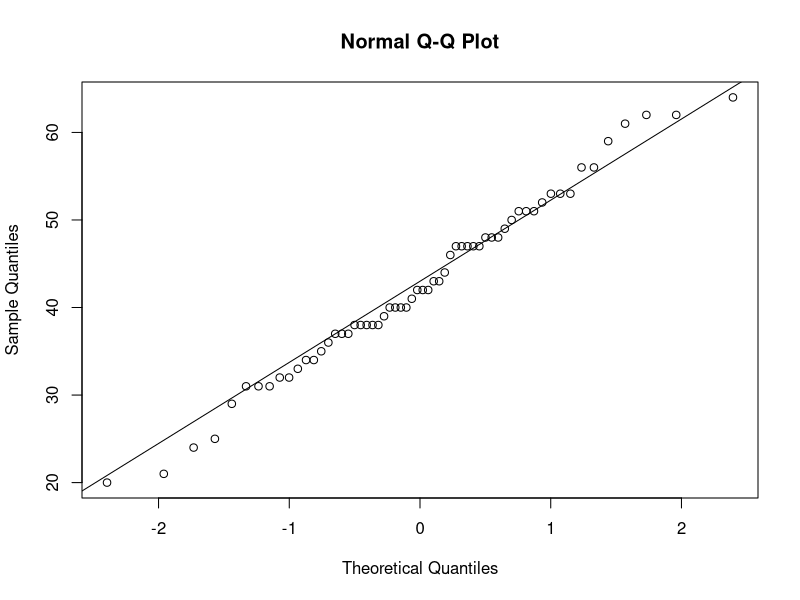
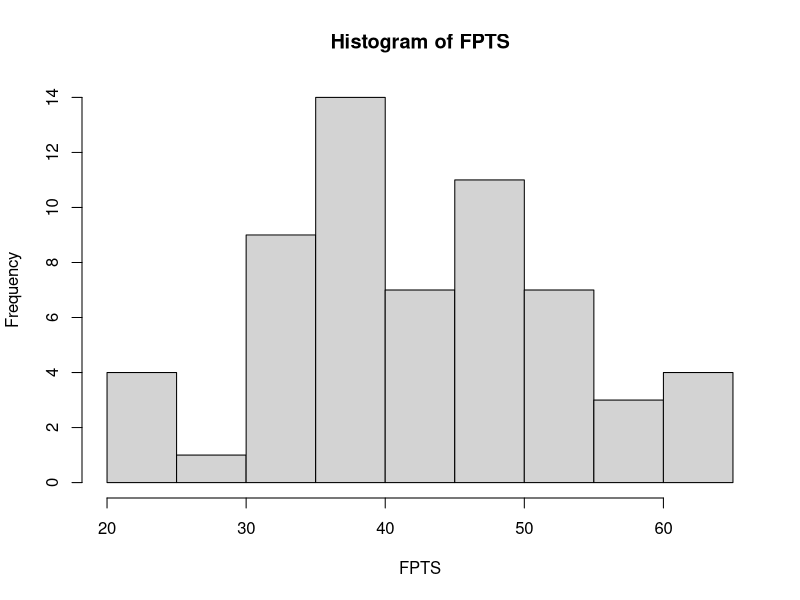

The R source for these figures, in order:
input = read.csv("randle.csv", header = TRUE)
attach(input)
FPTS = PTS + AST + ORB + DRB + 3 * (BLK + STL)
qqnorm(FPTS)
qqline(FPTS)
hist(FPTS)
